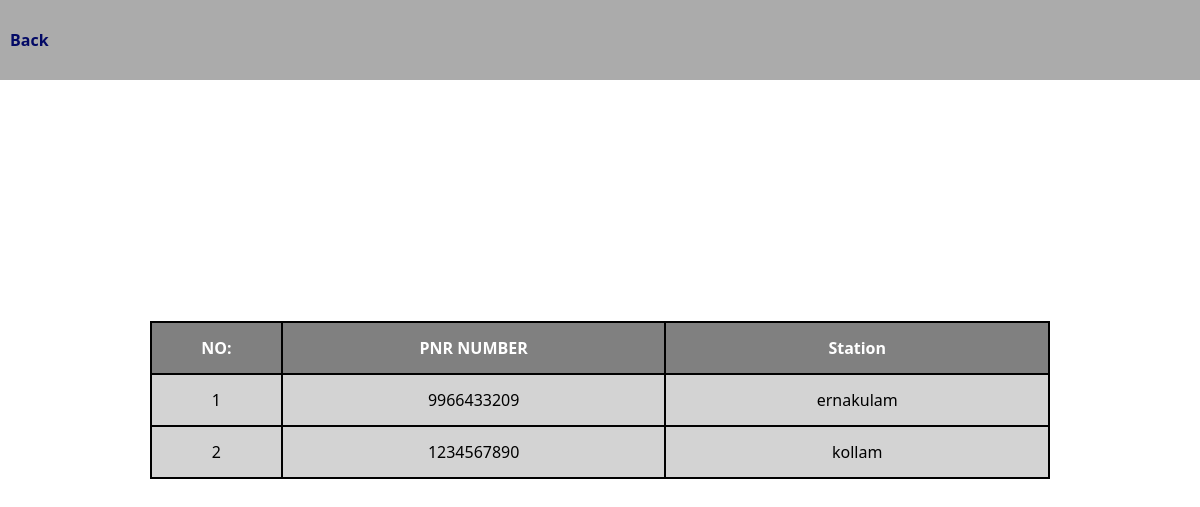
Before: /display_pnr/ with the older database file.
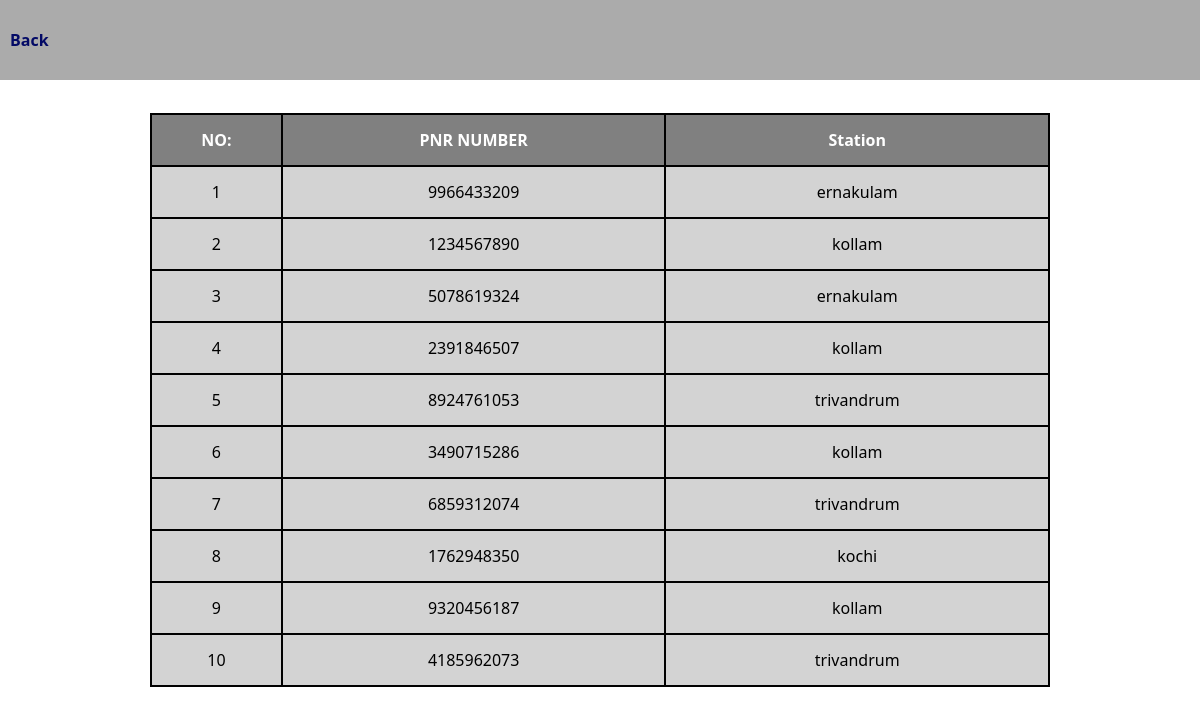
After: the same page with the newer database file.
### admin_app/models.py (models this page shows, shortened)
class PnrGenerator(models.Model):
  pnr_number = models.CharField(max_length=10, primary_key=True)
  pnr_station = models.CharField(max_length=25)

### user_app/views.py (the view)
# urls.py: path('display_pnr/', display_pnr, name='display_pnr'),
def display_pnr(request):
  pnr = PnrGenerator.objects.all()
  return render(request, 'pnr_generator.html', {'pnr':pnr})

### templates/pnr_generator.html (shortened to what this page needs)
<!DOCTYPE html>
<html lang="en">
<head>
</head>
<body>
  <div class="pnr-rendering-page">
    <nav>
      <div class="nav">
        <a href="{% url 'user_app:user_page' %}">Back</a>
      </div>
    </nav>
    <div class="user-table">
      <table class="content-table" bgcolor="black" width="900" style="text-align: center;">
          <tr bgcolor="gray" style="color: white;" height="50">
            <th width="100">NO:</th>
            <th width="300">PNR NUMBER</th>
            <th width="300">Station</th>
          </tr>
          {% for i in pnr %}
          <tr bgcolor="lightgray" height="50">
            <td>{{forloop.counter}}</td>
            <td>{{i.pnr_number}}</td>
            <td>{{i.pnr_station}}</td>
          </tr>
          {% endfor %}
      </table>
    </div>
</body>
</html>

Changed rows visible on the page:
added PnrGenerator: pnr_number "5078619324", pnr_station "ernakulam"
added PnrGenerator: pnr_number "2391846507", pnr_station "kollam"
added PnrGenerator: pnr_number "8924761053", pnr_station "trivandrum"
added PnrGenerator: pnr_number "3490715286", pnr_station "kollam"
added PnrGenerator: pnr_number "6859312074", pnr_station "trivandrum"
added PnrGenerator: pnr_number "1762948350", pnr_station "kochi"
added PnrGenerator: pnr_number "9320456187", pnr_station "kollam"
added PnrGenerator: pnr_number "4185962073", pnr_station "trivandrum"
